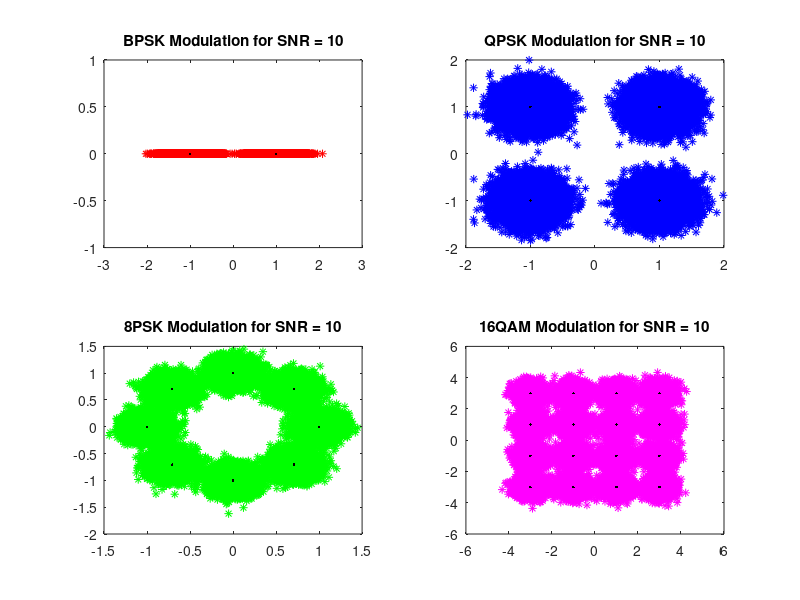
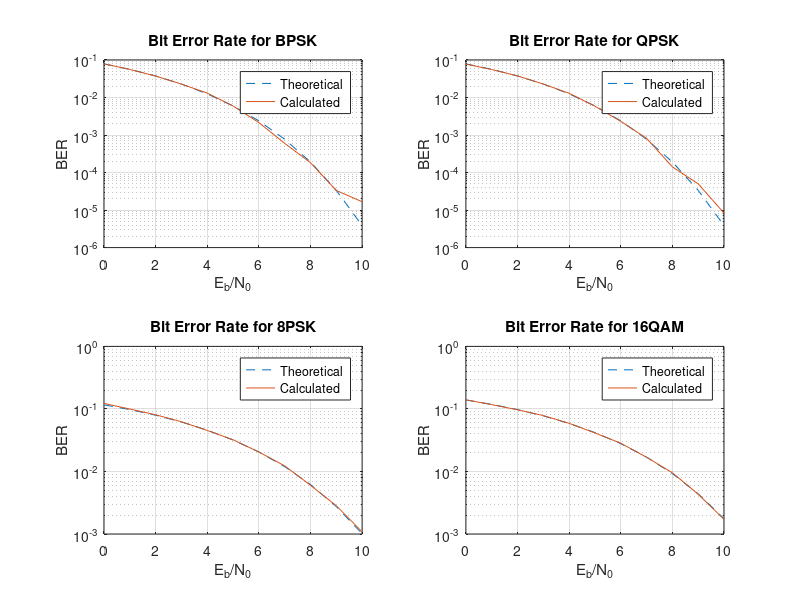
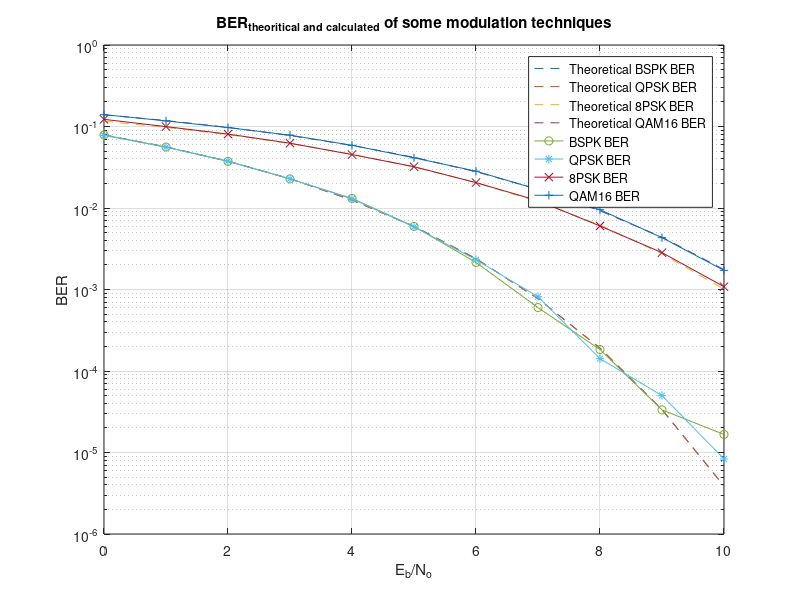
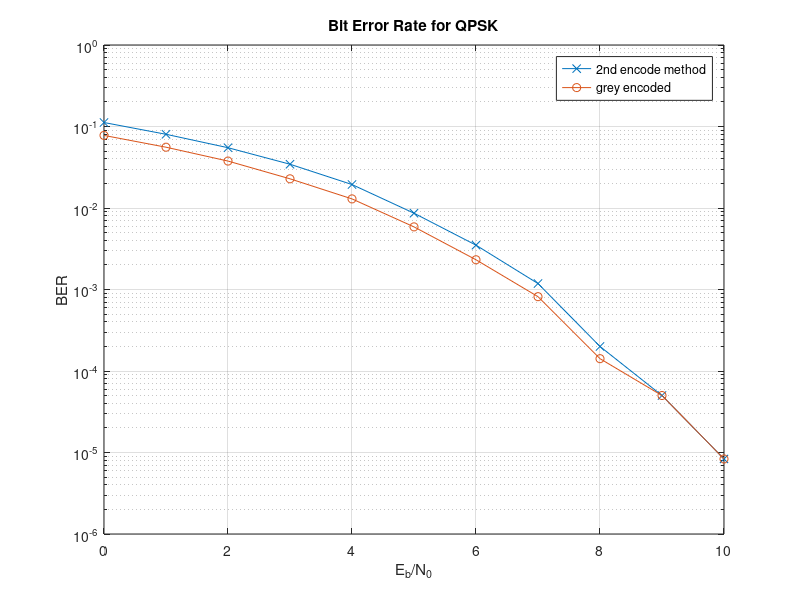

These charts were generated, in order, by the following MATLAB code:
%{
* FILE DESCRIPTION
* File: source_code.m
* Digital communication project-assignment
* Description: Simulation of different modulation techniques (BPSK, QPSK, 8PSK, BFSK, 16QAM)
* Author:Omar Muhammad Mustafa, Omar Muhammad Tolba
* Date: 6th May 2023
%}

%% clear all WorkSpace Variables and Command Window
clc;
clear ;
close all;

%% initialization
Bits_Number = 1.2e5;                                   % number of bits to be generated
SNR_max_value = 10;

%% Generating the data bits
Bit_Stream = randi([0 1],1,Bits_Number);

%% BPSK Modulation
%initializations needed for Simulation of BPSK
BPSK_Eb = ((1 +1)/ 2) / 1;                          %Calculating Eb of BPSK modulation
BPSK_BER_Theo = zeros(1,SNR_max_value);             %Vector to store the theortical BER for different SNR channel
BPSK_BER = zeros(1,SNR_max_value);                  %Vector to store the calculated BER for different SNR channel

%Mapper
BPSK_symbolStream = 2 * Bit_Stream - 1;             %The sent symbol is either 1 or -1
%Channel (AWGN)
BPSK_channelNoise = zeros(length(Bit_Stream),SNR_max_value); %Matrix to store the noise in each channel
BPSK_No = zeros(1,SNR_max_value + 1);

%Calculating No of the channel for different SNR
for SNR_dB = 1 : (SNR_max_value + 1)
    %Generating different noise vector for different channels with different SNR
    noise = randn(1,length(Bit_Stream));
    BPSK_No(SNR_dB) = BPSK_Eb/10.^((SNR_dB-1)/10);
    BPSK_channelNoise(:,SNR_dB) = noise * sqrt (BPSK_No(SNR_dB)/2); %scale the noise.
end

%Demapper
BPSK_demappedSymbol = zeros(1,length(Bit_Stream));   %Vector to store the demapped stream

for SNR_dB = 1 : (SNR_max_value + 1)
    BPSK_DataRx = BPSK_symbolStream + BPSK_channelNoise(:,SNR_dB)'; %Recieved Data
    
    %Demapping the recieved symbol stream for each channel
    for counter = 1 : Bits_Number
        if(BPSK_DataRx(1,counter) > 0)
            BPSK_demappedSymbol(1,counter) = 1;
        else
            BPSK_demappedSymbol(1,counter) = 0;
        end
    end
    [N_BER_BPSK,BPSK_BER(SNR_dB)] = symerr(BPSK_demappedSymbol,Bit_Stream); %Calculated BER
    BPSK_BER_Theo(SNR_dB)= 0.5 * erfc(sqrt(1/BPSK_No(SNR_dB))); %Theoritical BER
end
%Plotting constillation of BPSK
figure(1)
subplot(2,2,1,'LineWidth',3)
plot(real(BPSK_DataRx),imag(BPSK_DataRx),'r*',real(1),imag(0),'k.',real(-1),imag(0),'k.');
title('BPSK Modulation for SNR = 10')

%Plotting BER
figure(2)
subplot(2,2,1,'LineWidth',3)
EbN0_dB = 1:1:(SNR_max_value + 1) ;
%Plotting theoritical BER
semilogy((EbN0_dB - 1),BPSK_BER_Theo,'--')
%Plotting calculated BER
hold on
semilogy((EbN0_dB - 1),BPSK_BER,'-')
grid on
ylabel('BER')
xlabel('E_b/N_0')
title('Bit Error Rate for BPSK')
legend('Theoretical','Calculated');

%% QPSK
%initializations needed for Simulation of BPSK
QPSK_Eb = ((4 * 2) / 4 ) / 2;
QPSK_BER_Theo = zeros(1,SNR_max_value);             %Vector to store the theortical BER for different SNR channel
QPSK_BER = zeros(1,SNR_max_value);                  %Vector to store the calculated BER for different SNR channel
QPSK_BER_encode2 = zeros(1,SNR_max_value);                  %Vector to store the calculated BER for different SNR channel


%Mapper
%Grouping the binary data into groups of 2 bits
QPSK_reshaped_binary_data = reshape(Bit_Stream,2,[])';

%Mapping the input data to QPSK symbols grey encoded
%  0 0 -> -1-1i
%  0 1 -> -1+1i
%  1 0 ->  1-1i
%  1 1 ->  1+1i
QPSK_map = [-1-1i, -1+1i, 1-1i, 1+1i];
%  0 0 -> -1-1i
%  0 1 -> -1+1i
%  1 0 ->  1+1i
%  1 1 ->  1-1i
QPSK_map_encode2 = [-1-1i, -1+1i,1+1i, 1-1i];


%The bi2de function is used to convert the binary data to decimal values,
%which are then used as indices to look up the corresponding QPSK symbol in the mapping table
QPSK_data = QPSK_map(bi2de(QPSK_reshaped_binary_data,'left-msb')+1);
QPSK_data_encode2 = QPSK_map_encode2(bi2de(QPSK_reshaped_binary_data,'left-msb')+1);

%Channel (AWGN)
QPSK_channelNoise_real = zeros(length(Bit_Stream)/2,SNR_max_value); %Matrix to store the real noise in each channel
QPSK_channelNoise_complex = zeros(length(Bit_Stream)/2,SNR_max_value); %Matrix to store the complex noise in each channel

QPSK_No = zeros(1,SNR_max_value + 1);

%Calculating No of the channel for different SNR
for SNR_dB = 1 : (SNR_max_value + 1)
    %Generating different noise vector for different channels with different SNR
    QPSK_No(SNR_dB) = QPSK_Eb/10.^((SNR_dB-1)/10);
    
    noise_I = randn(1,length(Bit_Stream)/2);
    QPSK_channelNoise_real(:,SNR_dB) = noise_I * sqrt (QPSK_No(SNR_dB)/2); %scale the noise.
        
    noise_Q = randn(1,length(Bit_Stream)/2);
    QPSK_channelNoise_complex(:,SNR_dB) = noise_Q * sqrt (QPSK_No(SNR_dB)/2); %scale the noise.
end

%Demapper
QPSK_demappedBits = zeros(1,length(Bit_Stream));   %Vector to store the demapped stream
QPSK_demappedBits_encode2 = zeros(1,length(Bit_Stream));   %Vector to store the demapped stream
QPSK_recieved_Bits = zeros((Bits_Number/2),2);
QPSK_recieved_Bits_encode2 = zeros((Bits_Number/2),2);


for SNR_dB = 1 : (SNR_max_value + 1)
    
    %Recieved Data
    QPSK_DataRx = (real(QPSK_data)+ QPSK_channelNoise_real(:,SNR_dB)') ...
    + 1i *(imag(QPSK_data)+ QPSK_channelNoise_complex(:,SNR_dB)'); 

    QPSK_DataRx_encode2 = (real(QPSK_data_encode2)+ QPSK_channelNoise_real(:,SNR_dB)') ...
    + 1i *(imag(QPSK_data_encode2)+ QPSK_channelNoise_complex(:,SNR_dB)'); 

    %Demapping the recieved symbol stream for each channel
    %Grey encoded
    for counter = 1 : Bits_Number/2
        if(real(QPSK_DataRx(counter)) > 0)
            QPSK_recieved_Bits(counter,1) = 1;
        else
            QPSK_recieved_Bits(counter,1) = 0;
        end
        
        if(imag(QPSK_DataRx(counter)) > 0)
            QPSK_recieved_Bits(counter,2) = 1;
        else
            QPSK_recieved_Bits(counter,2) = 0;
        end
    end
    QPSK_demappedBits = reshape(QPSK_recieved_Bits',1,[]);

    %Demapping the recieved symbol stream for each channel
    %second encoding method
    for counter = 1 : Bits_Number/2
        if(imag(QPSK_DataRx_encode2(counter)) > 0)
            if(real(QPSK_DataRx_encode2(counter)) > 0)
                QPSK_recieved_Bits_encode2(counter,1) = 1;
                QPSK_recieved_Bits_encode2(counter,2) = 0;
            else
                QPSK_recieved_Bits_encode2(counter,1) = 0;
                QPSK_recieved_Bits_encode2(counter,2) = 1;
            end
        else
            if(real(QPSK_DataRx_encode2(counter)) > 0)
                QPSK_recieved_Bits_encode2(counter,1) = 1;
                QPSK_recieved_Bits_encode2(counter,2) = 1;
            else
                QPSK_recieved_Bits_encode2(counter,1) = 0;
                QPSK_recieved_Bits_encode2(counter,2) = 0;
            end
        end
    end
    QPSK_demappedBits_encode2 = reshape(QPSK_recieved_Bits_encode2',1,[]);
    
    [N_BER_QPSK,QPSK_BER(SNR_dB)] = symerr(QPSK_demappedBits,Bit_Stream); %Calculated BER
    [N_BER_QPSK_2,QPSK_BER_encode2(SNR_dB)] = symerr(QPSK_demappedBits_encode2,Bit_Stream); %Calculated BER
    QPSK_BER_Theo(SNR_dB)= 0.5 * erfc(sqrt(1/QPSK_No(SNR_dB))); %Theoritical BER
end

%Plotting constillation of QPSK
figure(1)
subplot(2,2,2,'LineWidth',3)
plot(real(QPSK_DataRx),imag(QPSK_DataRx),'b*',real(1),imag(1i),'k.',real(-1),imag(-1i),'k.' ...
    ,real(1),imag(-1i),'k.',real(-1),imag(1i),'k.');
title('QPSK Modulation for SNR = 10')

%Plotting BER
figure(2)
subplot(2,2,2,'LineWidth',3)
EbN0_dB = 1:1:(SNR_max_value + 1) ;
%Plotting theoritical BER
semilogy((EbN0_dB - 1),QPSK_BER_Theo,'--')
%Plotting calculated BER
hold on
semilogy((EbN0_dB - 1),QPSK_BER,'-')
grid on
ylabel('BER')
xlabel('E_b/N_0')
title('Bit Error Rate for QPSK')
legend('Theoretical','Calculated');

figure (4)
EbN0_dB = 1:1:(SNR_max_value + 1) ;
%Plotting theoritical BER
semilogy((EbN0_dB - 1),QPSK_BER_encode2,'-x')
%Plotting calculated BER
hold on
semilogy((EbN0_dB - 1),QPSK_BER,'-o')
grid on
ylabel('BER')
xlabel('E_b/N_0')
title('Bit Error Rate for QPSK')
legend('2nd encode method','grey encoded');

%% 8PSK
%initializations needed for Simulation of BPSK
M = 8;                  %Numbers of symboles
log2M = log2( M );      %Numbers of bit that represnts 8PSK
M8PSK_Eb = 1/3; 
M8PSK_BER_Theo = zeros(1,SNR_max_value);             %Vector to store the theortical BER for different SNR channel
M8PSK_BER = zeros(1,SNR_max_value);                  %Vector to store the calculated BER for different SNR channel

%Mapper
%Grouping the binary data into groups of 3 bits
M8PSK_reshaped_binary_data = reshape(Bit_Stream,log2M,[])';

%Mapping the input data to 8PSK symbols grey encoded
%  1. 0 0 0-> theta = 0
%  2. 0 0 1-> theta = 45
%  3. 0 1 1-> theta = 90
%  4. 0 1 0-> theta = 135
%  5. 1 1 0-> theta = 180
%  6. 1 1 1-> theta = 225
%  7. 1 0 1-> theta = 270
%  8. 1 0 0->  theta = 315
% Each symbol is represented by S(i) = 1* exp(itheta)
M8PSK_mapper = [[0,0,0];[0,0,1];[0,1,1];[0,1,0];[1,1,0];[1,1,1];[1,0,1];[1,0,0]];

M8PSK_data = zeros(length(M8PSK_reshaped_binary_data),1); %Vector to store the complex value of symbols of 8PSK

%Loop over each row in the reshaped data
for M8PSK_reshaped_binary_data_row = 1 : length(M8PSK_reshaped_binary_data) 
    %Loop over rows of 8PSK mapper to map to the right angle
    for M8PSK_mapper_row = 1 : length(M8PSK_mapper) 
        %Check if the row of the reshaped data equals to the mapper row 
        if isequal(M8PSK_reshaped_binary_data(M8PSK_reshaped_binary_data_row,:)...
                ,M8PSK_mapper(M8PSK_mapper_row,:))
            %Then assign the complex value correspondes to the corresponding angle
            %Calculate the corresponding angle
            M8PSK_Theta = (M8PSK_mapper_row - 1) * (2*pi / M);
            %Store the complex value that represnets the symbol
            M8PSK_data(M8PSK_reshaped_binary_data_row) = exp(1i * M8PSK_Theta);
            break; %Break on matching the rows
        end
    end
end

%Channel (AWGN)
M8PSK_channelNoise_real = zeros(size(M8PSK_data,1),SNR_max_value); %Matrix to store the real noise in each channel
M8PSK_channelNoise_complex = zeros(size(M8PSK_data,1),SNR_max_value); %Matrix to store the complex noise in each channel
 
M8PSK_No = zeros(1,SNR_max_value + 1);

%Calculating No of the channel for different SNR
for SNR_dB = 1 : (SNR_max_value + 1)
    %Generating different noise vector for different channels with different SNR
    M8PSK_No(SNR_dB) = M8PSK_Eb/10.^((SNR_dB-1)/10);
    
    noise_I = randn(1,size(M8PSK_data,1));
    M8PSK_channelNoise_real(:,SNR_dB) = noise_I * sqrt (M8PSK_No(SNR_dB)/2); %scale the noise.
        
    noise_Q = randn(1,size(M8PSK_data,1));
    M8PSK_channelNoise_complex(:,SNR_dB) = noise_Q * sqrt (M8PSK_No(SNR_dB)/2); %scale the noise.
end
%Demapper
M8PSK_demappedBits = zeros(1,length(Bit_Stream));   %Vector to store the demapped stream of bits
M8PSK_recieved_Bits = zeros((Bits_Number/3),3);
for SNR_dB = 1 : (SNR_max_value + 1)
    %Recieved Data
    M8PSK_DataRx = ((real(M8PSK_data)+ M8PSK_channelNoise_real(:,SNR_dB)) ...
    + 1i *(imag(M8PSK_data)+ M8PSK_channelNoise_complex(:,SNR_dB))); 
    %Demapping the recieved symbol stream for each channel
        %Demapping by computing the angle of the recieved bit and decide the
        %corresponding symbol based on the decision reagin. 
        for counter = 1 : size(M8PSK_DataRx,1) %Loop on each symbol of the recieved data.
            Rx_symbol_angle = angle(M8PSK_DataRx(counter)); %Calculate the angle of the symbol in radian
            %Return the angle ot the positve value if it's negative
            if(Rx_symbol_angle < 0)
                Rx_symbol_angle = Rx_symbol_angle + 2*pi;
            end
            %Compare the angle of the symbol with the angles of the descion regions
            %if 22.5°>= angle || 337.5°<= angle
            if((Rx_symbol_angle <= pi/8) || (Rx_symbol_angle >= 15* pi/8))
                %which means 0 0 0 case
                M8PSK_recieved_Bits(counter, :) = M8PSK_mapper (1,:);
            else
                for bounder = 1 : 2 : 13
                    if((Rx_symbol_angle > bounder * pi/8)&&(Rx_symbol_angle <= (bounder + 2) * pi/8))
                        M8PSK_recieved_Bits(counter, :) = M8PSK_mapper (((bounder + 1)/2) + 1 ,:);
                        break;
                    end
                end
            end
        end
    %Reshape the recieved bits to one vector bit stream
    M8PSK_demappedBits = reshape(M8PSK_recieved_Bits',1,[]);  
    
    [N_BER_M8PSK , M8PSK_BER(SNR_dB)] = symerr(M8PSK_demappedBits,Bit_Stream); %Calculated BER
    M8PSK_BER_Theo(SNR_dB)= erfc(sqrt(1/M8PSK_No(SNR_dB)) * sin(pi/8))/3; %Theoritical BER
end

%Plotting constillation of 8PSK
figure(1)
subplot(2,2,3,'LineWidth',3)
plot(real(M8PSK_DataRx),imag(M8PSK_DataRx),'g*')
hold on
% Plotting the symbols on the constalation
M8PSK_sPoints = zeros(1,M);
for counter = 1:M
    Theta = (counter - 1) * (2*pi / M);
    M8PSK_sPoints(counter) = exp(1i * Theta);
    plot(real(M8PSK_sPoints(counter)),imag(M8PSK_sPoints(counter)),'k.');
    hold on
end
hold off
title('8PSK Modulation for SNR = 10')

%Plotting BER
figure(2)
subplot(2,2,3,'LineWidth',3)
EbN0_dB = 1:1:(SNR_max_value + 1) ;
%Plotting theoritical BER
semilogy((EbN0_dB - 1),M8PSK_BER_Theo,'--')
%Plotting calculated BER
hold on
semilogy((EbN0_dB - 1),M8PSK_BER,'-')
grid on
ylabel('BER')
xlabel('E_b/N_0')
title('Bit Error Rate for 8PSK')
legend('Theoretical','Calculated');

%% 16QAM
%initializations needed for Simulation of 16QAM
QAM16_Eb = 2.5; 
QAM16_BER_Theo = zeros(1,SNR_max_value);             %Vector to store the theortical BER for different SNR channel
QAM16_BER = zeros(1,SNR_max_value);                  %Vector to store the calculated BER for different SNR channel

%Mapper
%Grouping the binary data into groups of 4 bits
QAM16_reshaped_binary_data = reshape(Bit_Stream,4,[])';

%Mapping every four bits in one symbol coded in grey code
%Mapping table
QAM16_map = [-3-3i, -3-1i, -3+3i, -3+1i,... % 0000 -> -3 -3i | 0001 -> -3 - 1i | 0010 -> -3 + 3i | 0011 -> -3 + 1i
             -1-3i, -1-1i, -1+3i, -1+1i,... % 0100 -> -1 -3i | 0101 -> -1 - 1i | 0110 -> -1 + 3i | 0111 -> -1 + 1i
              3-3i,  3-1i,  3+3i,  3+1i,... % 1000 ->  3 -3i | 1001 ->  3 - 1i | 1010 ->  3 + 3i | 1011 ->  3 + 1i
              1-3i,  1-1i,  1+3i,  1+1i];   % 1100 ->  1 -3i | 1101 ->  1 - 1i | 1110 ->  1 + 3i | 1111 ->  1 + 1i 
%Map the bits to the symbol
QAM16_data = QAM16_map(bi2de(QAM16_reshaped_binary_data, 'left-msb') + 1);

%Channel (AWGN)
QAM16_channelNoise_real = zeros(length(QAM16_data),SNR_max_value); %Matrix to store the real noise in each channel
QAM16_channelNoise_complex = zeros(length(QAM16_data),SNR_max_value); %Matrix to store the complex noise in each channel
 
%Calculating No of the channel for different SNR
QAM16_No = zeros(1,SNR_max_value + 1);

for SNR_dB = 1 : (SNR_max_value + 1)
    %Generating different noise vector for different channels with different SNR
    QAM16_No(SNR_dB) = QAM16_Eb./10.^((SNR_dB-1)/10);
    
    noise_I = randn(1,length(QAM16_data));
    QAM16_channelNoise_real(:,SNR_dB) = noise_I * sqrt (QAM16_No(SNR_dB)/2); %scale the noise.
        
    noise_Q = randn(1,length(QAM16_data));
    QAM16_channelNoise_complex(:,SNR_dB) = noise_Q * sqrt (QAM16_No(SNR_dB)/2); %scale the noise.
end
%Demapper
QAM16_demappedBits = zeros(1,length(Bit_Stream));   %Vector to store the demapped bit stream
QAM16_recieved_Bits = zeros(length(QAM16_data),4);

for SNR_dB = 1 : (SNR_max_value + 1)
    
    %Recieved Data
    QAM16_DataRx = (real(QAM16_data)+ QAM16_channelNoise_real(:,SNR_dB)') ...
    + 1i *(imag(QAM16_data)+ QAM16_channelNoise_complex(:,SNR_dB)'); 

    %Demapping the recieved symbol stream for each channel
    for counter = 1 : length(QAM16_DataRx)
        %Assigning the real part (b0b1xx)
        if(real(QAM16_DataRx(1,counter)) > 2)      %Symbol = 10xx
            QAM16_recieved_Bits(counter,1) = 1;
            QAM16_recieved_Bits(counter,2) = 0;
        elseif(real(QAM16_DataRx(counter)) > 0)    %Symbol = 11xx
            QAM16_recieved_Bits(counter,1) = 1;
            QAM16_recieved_Bits(counter,2) = 1;
        elseif(real(QAM16_DataRx(counter)) > -2)   %Symbol = 01xx
            QAM16_recieved_Bits(counter,1) = 0;
            QAM16_recieved_Bits(counter,2) = 1;
        else                                       %Symbol = 00xx
            QAM16_recieved_Bits(counter,1) = 0;
            QAM16_recieved_Bits(counter,2) = 0;
        end
        %Assigning the complex part (xxb2b3)
        if(imag(QAM16_DataRx(1,counter)) > 2)      %Symbol = xx10
            QAM16_recieved_Bits(counter,3) = 1;
            QAM16_recieved_Bits(counter,4) = 0;
        elseif(imag(QAM16_DataRx(counter)) > 0)    %Symbol = xx11
            QAM16_recieved_Bits(counter,3) = 1;
            QAM16_recieved_Bits(counter,4) = 1;
        elseif(imag(QAM16_DataRx(counter)) > -2)   %Symbol = xx01
            QAM16_recieved_Bits(counter,3) = 0;
            QAM16_recieved_Bits(counter,4) = 1;
        else                                       %Symbol = xx00
            QAM16_recieved_Bits(counter,3) = 0; 
            QAM16_recieved_Bits(counter,4) = 0;
        end
    end
    %Reshape the recieved bits to  vector
    QAM16_demappedBits = reshape(QAM16_recieved_Bits',1,[]);
    
    [N_BER_QAM16,QAM16_BER(SNR_dB)] = symerr(QAM16_demappedBits,Bit_Stream); %Calculated BER
    QAM16_BER_Theo(SNR_dB)=  3/8 * erfc(sqrt(1./(1.*QAM16_No(SNR_dB)))); %Theoritical BER
end

%Plotting constillation of 16QAM
figure(1)
subplot(2,2,4,'LineWidth',3)
plot(real(QAM16_DataRx),imag(QAM16_DataRx),'m*')
hold on
%Plotting the symbols on the constalation
for row = -3: 2 : 3
    for col = -3: 2 : 3
        plot(real(row),imag(1i* col),'k.');
        hold on
    end
end
hold off
title('16QAM Modulation for SNR = 10')

%Plotting BER
figure(2)
subplot(2,2,4,'LineWidth',3)
EbN0_dB = 1:1:(SNR_max_value + 1) ;
%Plotting theoritical BER
semilogy((EbN0_dB - 1),QAM16_BER_Theo,'--')
%Plotting calculated BER
hold on
semilogy((EbN0_dB - 1),QAM16_BER,'-')
grid on
ylabel('BER')
xlabel('E_b/N_0')
title('Bit Error Rate for 16QAM')
legend('Theoretical','Calculated');

%% Plotting all the BER, theoritcal and calculated, on the same graph
figure(3)
EbN0_dB = 1:1:(SNR_max_value + 1) ;
%Plotting theoritical BPSK_BER
semilogy((EbN0_dB - 1),BPSK_BER_Theo,'--')
hold on
%Plotting theoritical QPSK_BER
semilogy((EbN0_dB - 1),QPSK_BER_Theo,'--')
hold on
%Plotting theoritical 8PSK_BER
semilogy((EbN0_dB - 1),M8PSK_BER_Theo,'--')
hold on
%Plotting theoritical 16QAM_BER
semilogy((EbN0_dB - 1),QAM16_BER_Theo,'--')
hold on
%Plotting theoritical BFSK_BER
%---- Plot the BFSK BER here -----
%hold on
%Plotting calculated BPSK_BER
semilogy((EbN0_dB - 1),BPSK_BER,'-o')
hold on
%Plotting calculated QPSK_BER
semilogy((EbN0_dB - 1),QPSK_BER,'-*')
hold on
%Plotting calculated 8PSK_BER
semilogy((EbN0_dB - 1),M8PSK_BER,'-x')
hold on
%Plotting calculated 16QAM_BER
semilogy((EbN0_dB - 1),QAM16_BER,'-+')
hold off
grid on
legend('Theoretical BSPK BER','Theoretical QPSK BER','Theoretical 8PSK BER',...
    'Theoretical QAM16 BER','BSPK BER','QPSK BER','8PSK BER','QAM16 BER');
xlabel('E_{b}/N_{o}');
ylabel('BER');
title("BER_{theoritical and calculated} of some modulation techniques");
% End of File [Source_Code.m]
